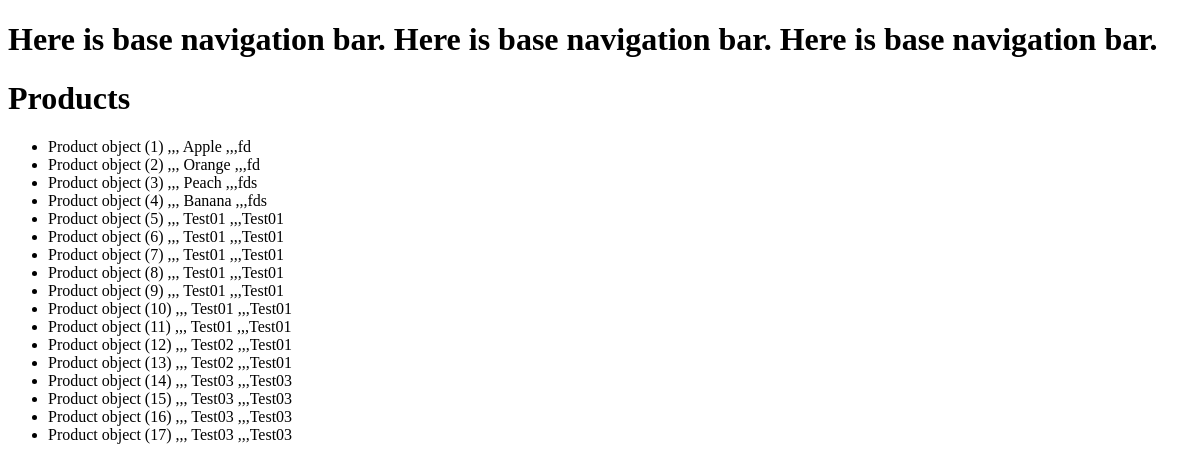
/products/, run on an earlier commit of the app's database.
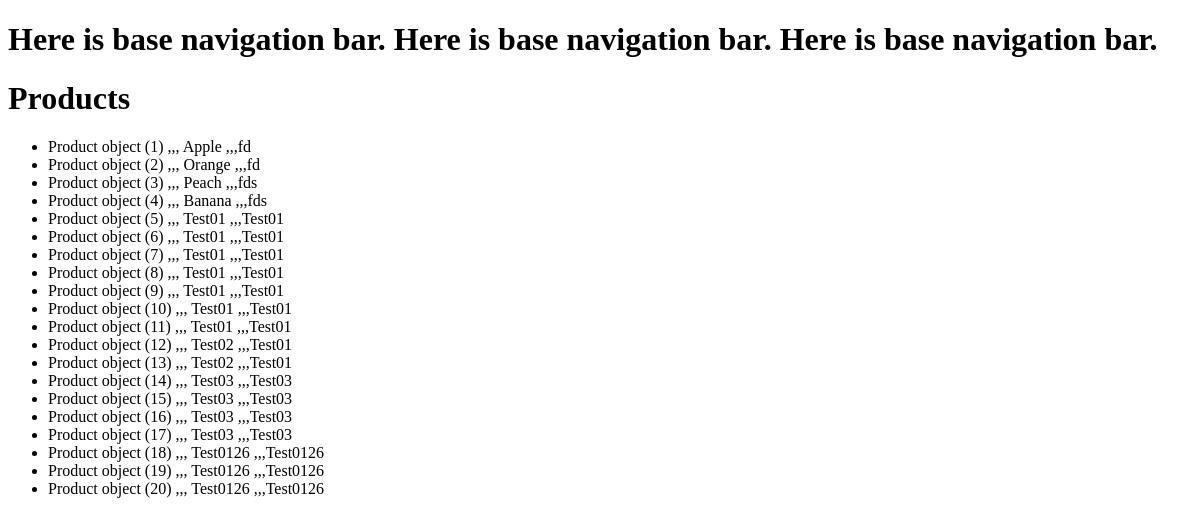
And on a later commit of the database.
### products/models.py (models this page shows)
class Product(models.Model):
    title = models.TextField()
    description = models.TextField()
    price = models.TextField()
    summary = models.TextField(default='This is summary.')

### pages/views.py (the view)
# urls.py: path('products/', products_view),
def products_view(request):
    my_context = {
        'products': Product.objects.all()
    }
    return render(request, 'products.html', my_context)

### templates/products.html
{% extends 'base.html' %}
{% block content %}
    <h1>Products</h1>
    <ul>
        {% for item in products %}
            <li>{{ item }} ,,, {{ item.title }} ,,,{{ item.description }}</li>
        {% endfor %}
    </ul>
{% endblock %}

What changed in the data, as far as the page shows it:
added Product: id "Product object (18)", title "Test0126", description "Test0126"
added Product: id "Product object (19)", title "Test0126", description "Test0126"
added Product: id "Product object (20)", title "Test0126", description "Test0126"
